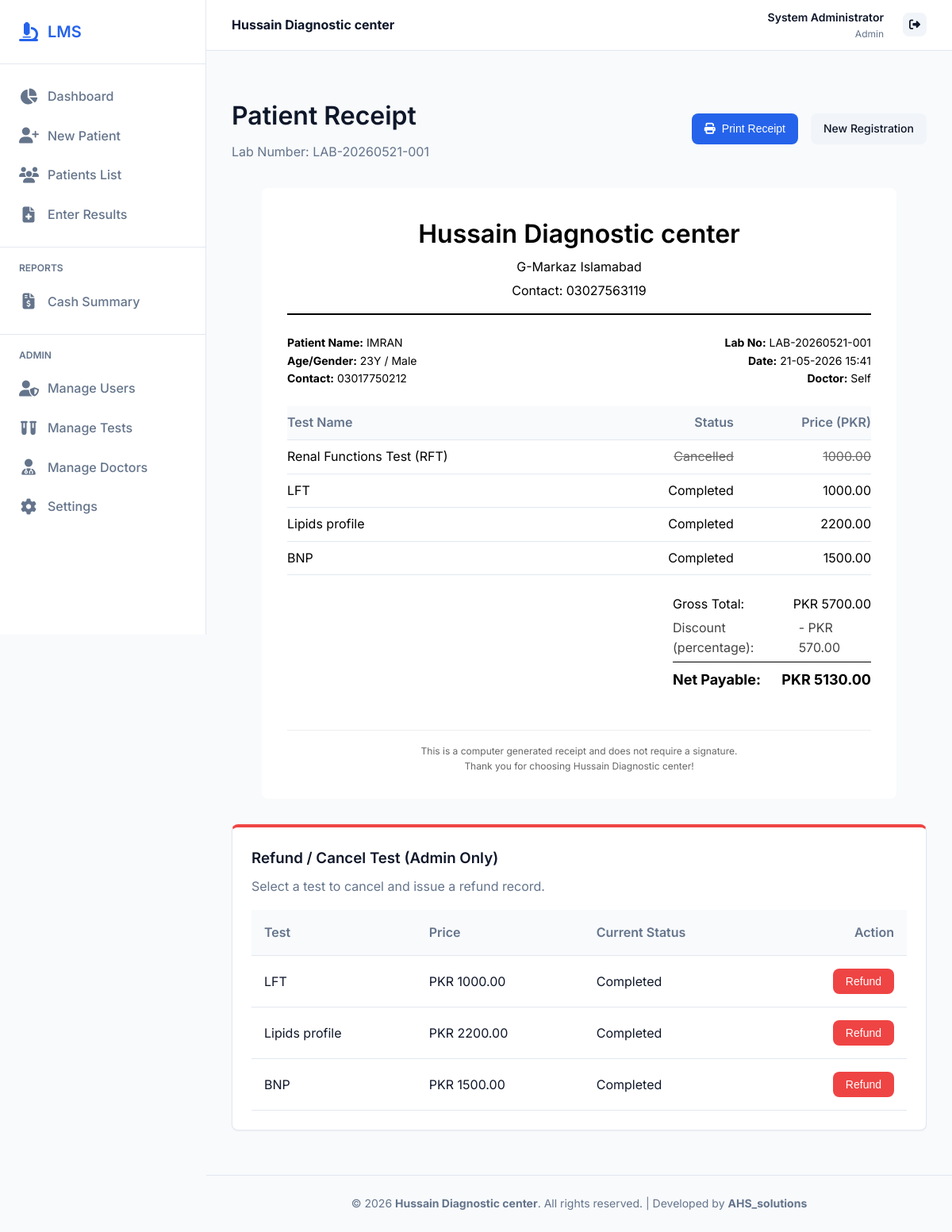
Page /patients/38/receipt (signed in) on the committed database.
### models.py (models this page shows)
class Setting(db.Model):
    id = db.Column(db.Integer, primary_key=True)
    key = db.Column(db.String(50), unique=True, nullable=False)
    value = db.Column(db.String(255), nullable=False)

class User(db.Model, UserMixin):
    id = db.Column(db.Integer, primary_key=True)
    username = db.Column(db.String(50), unique=True, nullable=False)
    password_hash = db.Column(db.String(255), nullable=False)
    role = db.Column(db.String(50), nullable=False) # Admin, Receptionist, Lab Technician, Technologist, Pathologist
    name = db.Column(db.String(100), nullable=False)

class Patient(db.Model):
    id = db.Column(db.Integer, primary_key=True)
    lab_number = db.Column(db.String(50), unique=True, nullable=False)
    name = db.Column(db.String(100), nullable=False)
    gender = db.Column(db.String(10), nullable=False)
    age = db.Column(db.Integer, nullable=False)
    contact = db.Column(db.String(20), nullable=True)
    referring_doctor = db.Column(db.String(100), nullable=True) # Fallback/Legacy
    doctor_id = db.Column(db.Integer, db.ForeignKey('doctor.id'), nullable=True)
    registration_date = db.Column(db.DateTime, default=datetime.now)
    total_amount = db.Column(db.Float, default=0.0)
    discount_type = db.Column(db.String(20), default='none') # none, fixed, percentage
    discount_value = db.Column(db.Float, default=0.0)
    paid_amount = db.Column(db.Float, default=0.0)
    tests = db.relationship('PatientTest', backref='patient', lazy=True)

class PatientTest(db.Model):
    id = db.Column(db.Integer, primary_key=True)
    patient_id = db.Column(db.Integer, db.ForeignKey('patient.id'), nullable=False)
    test_id = db.Column(db.Integer, db.ForeignKey('test.id'), nullable=False)
    status = db.Column(db.String(20), default='Pending') # Pending, Completed, Cancelled
    results = db.relationship('Result', backref='patient_test', lazy=True, cascade="all, delete-orphan")

class Test(db.Model):
    id = db.Column(db.Integer, primary_key=True)
    name = db.Column(db.String(100), nullable=False)
    price = db.Column(db.Float, nullable=False)
    parameters = db.relationship('Parameter', backref='test', lazy=True, cascade="all, delete-orphan")
    patient_tests = db.relationship('PatientTest', backref='test', lazy=True)

### app.py (the view)
@app.route('/patients/<int:patient_id>/receipt')
@login_required
@role_required('Admin', 'Receptionist')
def patient_receipt(patient_id):
    patient = Patient.query.get_or_404(patient_id)
    discount_amount = 0.0
    if patient.discount_type == 'fixed':
        discount_amount = patient.discount_value
    elif patient.discount_type == 'percentage':
        discount_amount = (patient.total_amount * patient.discount_value) / 100
    return render_template('patients/receipt.html',
                           patient=patient,
                           total_amount=patient.total_amount,
                           discount_amount=discount_amount,
                           net_amount=patient.paid_amount)

### templates/patients/receipt.html (shortened to what this page needs)
{% extends "base.html" %}
{% block content %}
<div class="no-print" style="margin-bottom: 2rem; display: flex; justify-content: space-between; align-items: center;">
    <div>
        <h1>Patient Receipt</h1>
        <p style="color: var(--text-light);">Lab Number: {{ patient.lab_number }}</p>
    </div>
    <div style="display: flex; gap: 1rem;">
        <button onclick="window.print()" class="btn btn-primary"><i class="fa-solid fa-print"></i> Print Receipt</button>
        <a href="{{ url_for('patient_new') }}" class="btn btn-secondary">New Registration</a>
    </div>
</div>
<div class="receipt-container" id="printableReceipt" style="background: white; padding: 2rem; border-radius: var(--border-radius); box-shadow: var(--shadow); max-width: 800px; margin: 0 auto; color: black;">
    <div style="text-align: center; border-bottom: 2px solid #000; padding-bottom: 1rem; margin-bottom: 1.5rem;">
        <h1 style="margin: 0; color: #000;">{{ lab_name }}</h1>
        <p style="margin: 0.25rem 0;">{{ lab_address }}</p>
        <p style="margin: 0;">Contact: {{ lab_contact }}</p>
    </div>
    <div style="display: flex; justify-content: space-between; margin-bottom: 1.5rem; font-size: 0.875rem;">
        <div>
            <p><strong>Patient Name:</strong> {{ patient.name }}</p>
            <p><strong>Age/Gender:</strong> {{ patient.age }}Y / {{ patient.gender }}</p>
            <p><strong>Contact:</strong> {{ patient.contact or 'N/A' }}</p>
        </div>
        <div style="text-align: right;">
            <p><strong>Lab No:</strong> {{ patient.lab_number }}</p>
            <p><strong>Date:</strong> {{ patient.registration_date.strftime('%d-%m-%Y %H:%M') }}</p>
            <p><strong>Doctor:</strong> {{ patient.doctor.name if patient.doctor else (patient.referring_doctor or 'Self') }}</p>
        </div>
    </div>
    <table style="width: 100%; border-collapse: collapse; margin-bottom: 1.5rem;">
        <thead>
            <tr style="border-bottom: 1px solid #000; text-align: left;">
                <th style="padding: 0.5rem 0;">Test Name</th>
                <th style="padding: 0.5rem 0; text-align: right;">Status</th>
                <th style="padding: 0.5rem 0; text-align: right;">Price (PKR)</th>
            </tr>
        </thead>
        <tbody>
            {% for pt in patient.tests %}
            <tr style="border-bottom: 1px dotted #ccc;">
                <td style="padding: 0.5rem 0;">{{ pt.test.name }}</td>
                <td style="padding: 0.5rem 0; text-align: right;">
                    {% if pt.status == 'Cancelled' %}
                        <span style="text-decoration: line-through; color: #666;">Cancelled</span>
                    {% else %}
                        {{ pt.status }}
                    {% endif %}
                </td>
                <td style="padding: 0.5rem 0; text-align: right;">
                    {% if pt.status == 'Cancelled' %}
                        <span style="text-decoration: line-through; color: #666;">{{ "%.2f"|format(pt.test.price) }}</span>
                    {% else %}
                        {{ "%.2f"|format(pt.test.price) }}
                    {% endif %}
                </td>
            </tr>
            {% endfor %}
        </tbody>
    </table>
    <div style="width: 250px; margin-left: auto;">
        <div style="display: flex; justify-content: space-between; margin-bottom: 0.25rem;">
            <span>Gross Total:</span>
            <span>PKR {{ "%.2f"|format(total_amount) }}</span>
        </div>
        <div style="display: flex; justify-content: space-between; margin-bottom: 0.25rem; color: #444;">
            <span>Discount ({{ patient.discount_type }}):</span>
            <span>- PKR {{ "%.2f"|format(discount_amount) }}</span>
        </div>
        <div style="display: flex; justify-content: space-between; border-top: 1px solid #000; padding-top: 0.5rem; font-weight: bold; font-size: 1.125rem;">
            <span>Net Payable:</span>
            <span>PKR {{ "%.2f"|format(net_amount) }}</span>
        </div>
    </div>
    <div style="margin-top: 3rem; border-top: 1px solid #eee; padding-top: 1rem; text-align: center; font-size: 0.75rem; color: #666;">
        <p>This is a computer generated receipt and does not require a signature.</p>
        <p>Thank you for choosing {{ lab_name }}!</p>
    </div>
</div>
{% if current_user.role == 'Admin' %}
<div class="no-print card" style="margin-top: 2rem; border-top: 4px solid var(--danger);">
    <h3>Refund / Cancel Test (Admin Only)</h3>
    <p style="color: var(--text-light); margin-bottom: 1rem;">Select a test to cancel and issue a refund record.</p>
    <div class="table-responsive">
        <table>
            <thead>
                <tr>
                    <th>Test</th>
                    <th>Price</th>
                    <th>Current Status</th>
                    <th style="text-align: right;">Action</th>
                </tr>
            </thead>
            <tbody>
                {% for pt in patient.tests %}
                {% if pt.status != 'Cancelled' %}
                <tr>
                    <td>{{ pt.test.name }}</td>
                    <td>PKR {{ "%.2f"|format(pt.test.price) }}</td>
                    <td>{{ pt.status }}</td>
                    <td style="text-align: right;">
                        <form action="{{ url_for('refund_patient_test', pt_id=pt.id) }}" method="POST" style="display: inline;" onsubmit="return confirm('Cancel this test and record a refund?')">
                            <button type="submit" class="btn btn-danger btn-sm">Refund</button>
                        </form>
                    </td>
                </tr>
                {% endif %}
                {% endfor %}
            </tbody>
        </table>
    </div>
</div>
{% endif %}
{% endblock %}

### templates/base.html (shortened to what this page needs)
<!DOCTYPE html>
<html lang="en">
<head>
    <link rel="stylesheet" href="https://cdnjs.cloudflare.com/ajax/libs/font-awesome/6.4.0/css/all.min.css">
    <link rel="stylesheet" href="{{ url_for('static', filename='css/style.css') }}">
</head>
<body>
    <div class="app-container">
        {% if current_user.is_authenticated %}
        <aside class="sidebar no-print">
            <div class="sidebar-header">
                <i class="fa-solid fa-microscope" style="color: var(--primary-color); font-size: 1.5rem;"></i>
                <h2>LMS</h2>
            </div>
            <nav class="sidebar-nav">
                <a href="{{ url_for('dashboard') }}" class="nav-item {% if request.endpoint == 'dashboard' %}active{% endif %}">
                    <i class="fa-solid fa-chart-pie"></i>
                    Dashboard
                </a>
                {% if current_user.role in ['Admin', 'Receptionist'] %}
                <a href="{{ url_for('patient_new') }}" class="nav-item {% if 'patient_new' in request.endpoint %}active{% endif %}">
                    <i class="fa-solid fa-user-plus"></i>
                    New Patient
                </a>
                {% endif %}
                <a href="{{ url_for('results_list') }}" class="nav-item {% if 'results_list' in request.endpoint %}active{% endif %}">
                    <i class="fa-solid fa-users"></i>
                    Patients List
                </a>
                {% if current_user.role in ['Admin', 'Lab Technician', 'Technologist', 'Pathologist'] %}
                <a href="{{ url_for('results_list') }}" class="nav-item {% if 'patient_results' in request.endpoint %}active{% endif %}">
                    <i class="fa-solid fa-file-medical"></i>
                    Enter Results
                </a>
                {% endif %}
                {% if current_user.role == 'Admin' %}
                <div style="border-top: 1px solid var(--border-color); margin: 1rem 0;"></div>
                <div style="padding: 0 1.5rem; font-size: 0.75rem; font-weight: 600; color: var(--text-light); text-transform: uppercase; margin-bottom: 0.5rem;">Reports</div>
                <a href="{{ url_for('cash_summary') }}" class="nav-item {% if 'cash_summary' in request.endpoint %}active{% endif %}">
                    <i class="fa-solid fa-file-invoice-dollar"></i>
                    Cash Summary
                </a>
                <div style="border-top: 1px solid var(--border-color); margin: 1rem 0;"></div>
                <div style="padding: 0 1.5rem; font-size: 0.75rem; font-weight: 600; color: var(--text-light); text-transform: uppercase; margin-bottom: 0.5rem;">Admin</div>
                <a href="{{ url_for('manage_users') }}" class="nav-item {% if 'manage_users' in request.endpoint %}active{% endif %}">
                    <i class="fa-solid fa-user-shield"></i>
                    Manage Users
                </a>
                <a href="{{ url_for('test_list') }}" class="nav-item {% if 'test' in request.endpoint %}active{% endif %}">
                    <i class="fa-solid fa-vials"></i>
                    Manage Tests
                </a>
                <a href="{{ url_for('doctor_list') }}" class="nav-item {% if 'doctor' in request.endpoint %}active{% endif %}">
                    <i class="fa-solid fa-user-md"></i>
                    Manage Doctors
                </a>
                <a href="{{ url_for('settings') }}" class="nav-item {% if 'settings' in request.endpoint %}active{% endif %}">
                    <i class="fa-solid fa-cog"></i>
                    Settings
                </a>
                {% endif %}
            </nav>
        </aside>
        {% endif %}
        <main class="main-content" {% if not current_user.is_authenticated %}style="margin-left: 0;"{% endif %}>
            {% if current_user.is_authenticated %}
            <header class="topbar no-print">
                <div class="lab-brand">
                    <strong>{{ lab_name }}</strong>
                </div>
                <div class="topbar-actions" style="display: flex; align-items: center; gap: 1.5rem;">
                    <div style="text-align: right;">
                        <div style="font-weight: 600; font-size: 0.875rem;">{{ current_user.name }}</div>
                        <div style="color: var(--text-light); font-size: 0.75rem;">{{ current_user.role }}</div>
                    </div>
                    <a href="{{ url_for('logout') }}" class="btn btn-secondary btn-icon" title="Logout"><i class="fa-solid fa-right-from-bracket"></i></a>
                </div>
            </header>
            {% endif %}
            <div class="content-wrapper">
                {% block content %}{% endblock %}
            </div>
            <footer class="no-print" style="text-align: center; padding: 1.5rem; border-top: 1px solid var(--border-color); color: var(--text-light); font-size: 0.875rem; margin-top: auto;">
                &copy; 2026 <strong>{{ lab_name }}</strong>. All rights reserved. | Developed by <strong>AHS_solutions</strong>
            </footer>
        </main>
    </div>
</body>
</html>

### rows in the picture
Setting: value "Hussain Diagnostic center"
User: name "System Administrator", role "Admin"
Patient: lab_number "LAB-20260521-001", name "IMRAN", age "23", gender "Male", contact "03017750212", registration_date "21-05-2026 15:41", doctor "Self", total_amount "5700.00", discount_type "percentage", paid_amount "5130.00"
Setting: value "G-Markaz Islamabad"
Setting: value "03027563119"
PatientTest: test.name "Renal Functions Test (RFT)", status "Cancelled"
Test: test.price "1000.00"
PatientTest: test.name "LFT", status "Completed"
Test: test.price "1000.00"
PatientTest: test.name "Lipids profile", status "Completed"
Test: test.price "2200.00"
PatientTest: test.name "BNP", status "Completed"
Test: test.price "1500.00"

### other values in the picture
{{ "%.2f"|format(discount_amount) }} "570.00"
